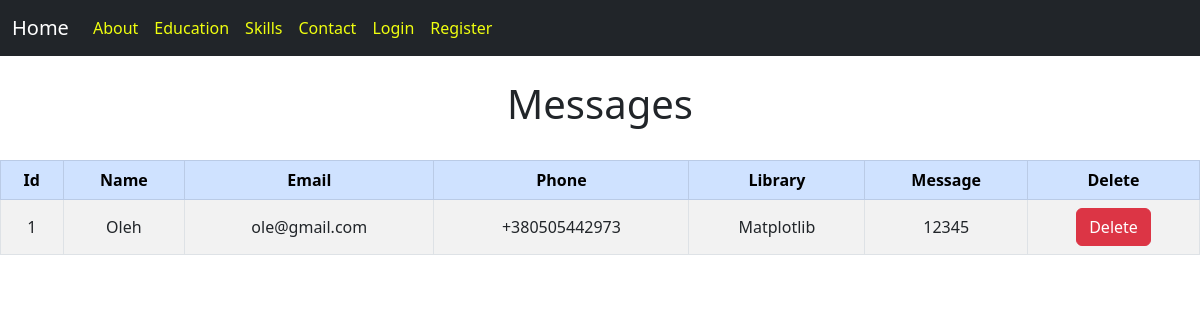
The page /database on the database its author committed.
### app/contact_form/models.py (models this page shows, shortened)
class Message(db.Model):
    __tablename__ = "messages"
    id = db.Column(db.Integer, primary_key=True)
    name = db.Column(db.String(15), unique=False, nullable=True)
    email = db.Column(db.String(40), unique=False, nullable=True)
    phone = db.Column(db.String(15), unique=False, nullable=True)
    library = db.Column(db.String(15), unique=False, nullable=True)
    message = db.Column(db.Text, unique=False, nullable=True)

### app/contact_form/views.py (the view)
@contact_form_bp.route('/database')
def database():
    messages = Message.query.all()
    return render_template('database.html', messages=messages)

### app/contact_form/templates/contact_form/database.html (shortened to what this page needs)
{% extends 'layout.html' %}
{% block name %}
<br><h1 class="text-center">Messages</h1><br>
{% endblock %}
{% block body %}
<table class="table table-hover table-bordered table-striped">
    <thead class="text-center table-primary">
      <tr>
       <th scope="col">Id</th>
       <th scope="col">Name</th>
       <th scope="col">Email</th>
       <th scope="col">Phone</th>
       <th scope="col">Library</th>
       <th scope="col">Message</th>
       <th scope="col">Delete</th>
      </tr>
    </thead>
    {% for data in messages %}
    <tbody>
      <tr class="text-center align-middle">
       <td>{{data.id}}</td>
       <td>{{data.name}}</td>
       <td>{{data.email}}</td>
       <td>{{data.phone}}</td>
       <td>{{data.library}}</td>
       <td>{{data.message}}</td>
       <td><a href="{{ url_for('contact_form.delete_message', id=data.id) }}" type="button" class="btn btn-danger">Delete</a></td>
       </tr>
    </tbody>
    {% endfor%}
 </table>
{% endblock %}

### rows shown on the page
Message: id "1", name "Oleh", email "ole@gmail.com", phone "+380505442973", library "Matplotlib", message "12345"
